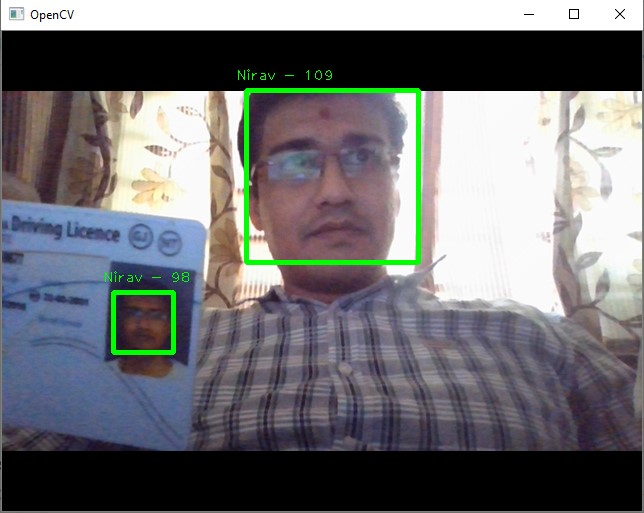
#> input picture Real Time Face recog.jpg, 644 x 513 px, given in place of the camera
$ python 1_create_data.py
#> lines starting #> are read from the running program, lines starting #| are printed output that depends on the picture; after the words box and inside, x2 and y2 are one past the last pixel; in counts of white or black regions, pixels touching at a corner belong together
#creating database
import cv2, sys, numpy, os
os.chdir("D:\\AI\\AI Projects\\RTFR\\datasets")
haar_file = 'haarcascade_frontalface_default.xml'
datasets = 'datasets'  #All the faces data will be present this folder
sub_data = 'Nirav'     #These are sub data sets of folder, for my faces I've used my name

path = os.path.join(datasets, sub_data)
if not os.path.isdir(path):
    os.mkdir(path)
(width, height) = (130, 100)    # defining the size of images


face_cascade = cv2.CascadeClassifier(haar_file)
webcam = cv2.VideoCapture(0) #'0' is use for my webcam, if you've any other camera attached use '1' like this

# The program loops until it has 30 images of the face.
count = 1
while count < 31:
    (_, im) = webcam.read()
#> im is the input picture: shape (513, 644, 3); mean B, G, R 115.1, 112, 111.9
    gray = cv2.cvtColor(im, cv2.COLOR_BGR2GRAY)
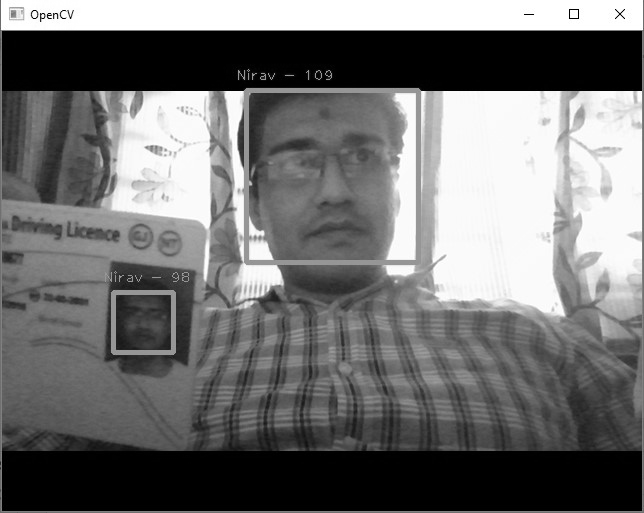
#> gray: shape (513, 644); min 0, max 255, mean 112.3
    faces = face_cascade.detectMultiScale(gray, 1.3, 4)
#> faces = [[117, 297, 53, 53], [250, 101, 166, 166]]
    for (x,y,w,h) in faces:
        cv2.rectangle(im,(x,y),(x+w,y+h),(255,0,0),2)
        face = gray[y:y + h, x:x + w]
        face_resize = cv2.resize(face, (width, height))
        cv2.imwrite('%s/%s.png' % (path,count), face_resize)
#> this loop made 2 passes
#> pass 1, `face = gray[y:y + h, x:x + w]`:
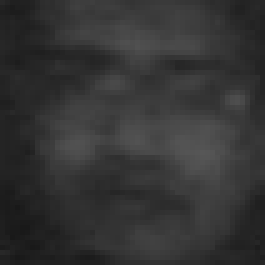
#> face: shape (53, 53) (shown 5 times larger); min 25, max 87, mean 52
#> pass 1, `face_resize = cv2.resize(face, (width, height))`:
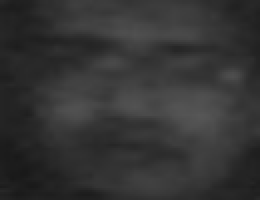
#> face_resize: shape (100, 130) (shown 2 times larger); min 25, max 87, mean 51.9
#> pass 2, `face = gray[y:y + h, x:x + w]`:
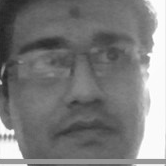
#> face: shape (166, 166); min 34, max 255, mean 123.2
#> pass 2, `face_resize = cv2.resize(face, (width, height))`:
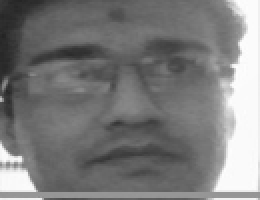
#> face_resize: shape (100, 130) (shown 2 times larger); min 35, max 254, mean 123.1
#> after the loop:
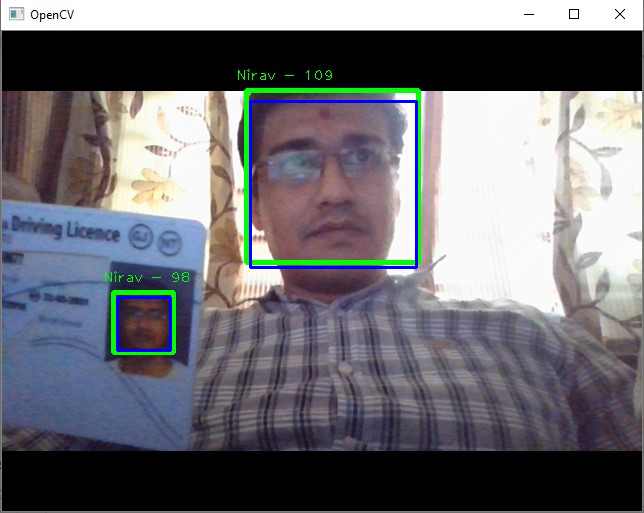
#> im: shape (513, 644, 3); 0.79% of pixels changed, all inside (x1, y1, x2, y2) = (116, 100, 418, 352)
    count += 1

    cv2.imshow('OpenCV', im)
    key = cv2.waitKey(10)
#> (key Esc is pressed here)
    if key == 27:
        break

$ run again, on capture.jpg
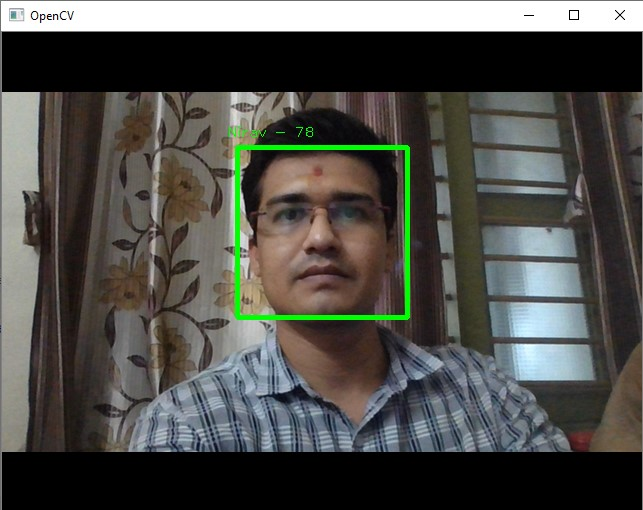
#> input picture capture.jpg, 643 x 510 px, given in place of the camera
#> im is the input picture: shape (510, 643, 3); mean B, G, R 73.8, 78.4, 78.4
#> faces = [[240, 150, 164, 164]]
#> the loop `for (x,y,w,h) in faces:` made 1 pass
#> pass 1, `face_resize = cv2.resize(face, (width, height))`:
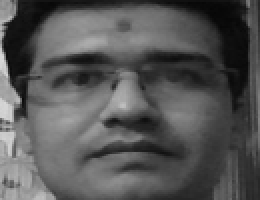
#> face_resize: shape (100, 130) (shown 2 times larger); min 6, max 217, mean 85.5
#> after the loop `for (x,y,w,h) in faces:`:
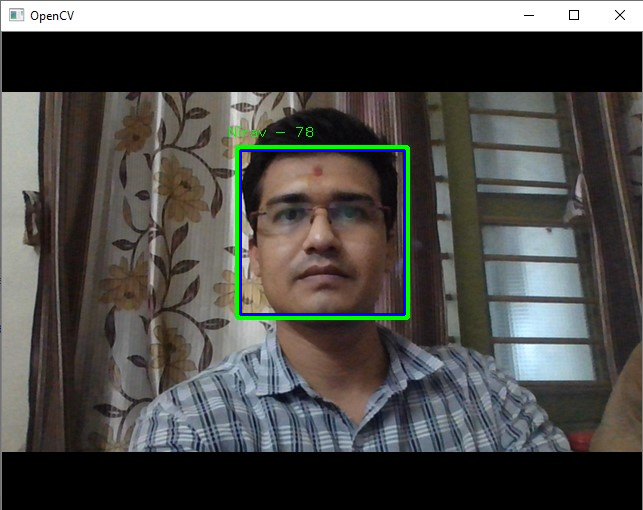
#> im: shape (510, 643, 3); 0.6% of pixels changed, all inside (x1, y1, x2, y2) = (239, 149, 406, 316)
